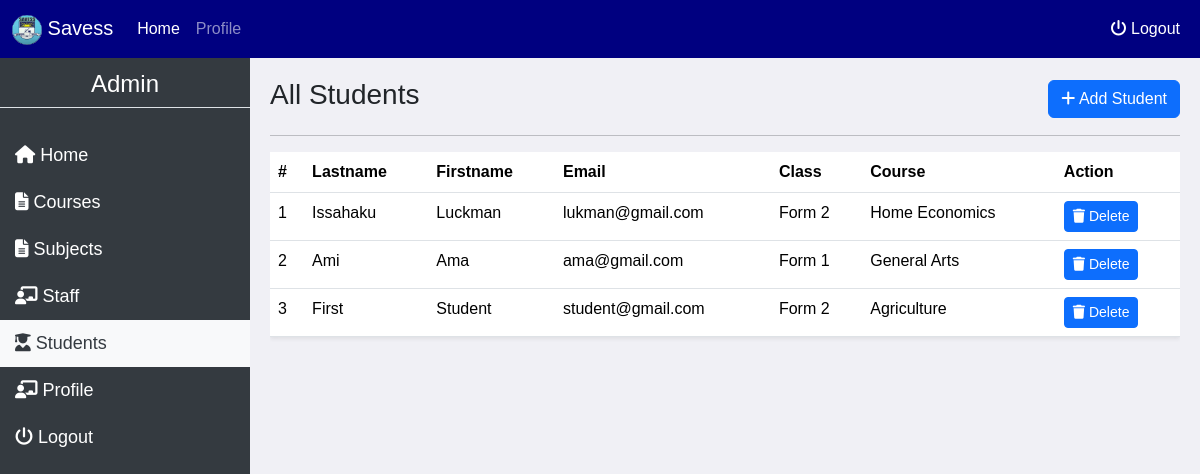
Page /tutor/index.php?page=students (signed in) on the committed database.
### tables this page shows
CREATE TABLE `students` (
  `sid` int(11) NOT NULL,
  `sfname` varchar(20) DEFAULT NULL,
  `slname` varchar(20) DEFAULT NULL,
  `semail` varchar(255) DEFAULT NULL,
  `cid` int(11) DEFAULT NULL,
  `form` int(11) DEFAULT NULL,
  `spassword` text DEFAULT NULL
);

CREATE TABLE `courses` (
  `cid` int(11) NOT NULL,
  `cname` varchar(100) DEFAULT NULL
);

### tutor/students.php (the view, shortened to what this page needs)
<div class="main-content">
	<div class="d-flex justify-content-between align-items-center mb-2">
		<h3>All Students</h3>
		<button class="btn btn-primary" data-bs-toggle="modal" data-bs-target="#addCourseMdl"><i class="fas fa-plus"></i> Add Student</button>
	</div> <hr>
	<div>
		<div class="table-responsive">
			<?php $sql = mysqli_query($con, "SELECT * FROM students LEFT jOIN courses on students.cid = courses.cid");
			if (mysqli_num_rows($sql) < 1) {
				echo "No Staff Found";
			} else { ?>
			<table class="table table-hover table-stripped shadow-sm">
				<thead>
					<tr>
						<th>#</th>
						<th>Lastname</th>
						<th>Firstname</th>
						<th>Email</th>
						<th>Class</th>
						<th>Course</th>
						<th>Action</th>
					</tr>
				</thead>
				<tbody>
			<?php $count = 1;
			while ($data = mysqli_fetch_assoc($sql)) { ?>
				<tr>
						<td><?= $count; ?></td>
						<td><?= ucfirst($data['slname']); ?></td>
						<td><?= ucfirst($data['sfname']); ?></td>
						<td><?= $data['semail']; ?></td>
						<td>Form <?= ucfirst($data['form']); ?></td>
						<td><?= $data['cname']; ?></td>
						<td>
							<button class="btn btn-primary btn-sm"><i class="fas fa-trash"></i> Delete</button>
						</td>
					</tr>
			<?php $count++; } ?>
					</tbody>
				</table>
			<?php } ?>
		</div>
	</div>
</div>

### css/style.css (style rules this page uses)
body { font-family: Arial, sans-serif; background-color: #f0f0f5; margin: 0; padding: 0; }
.main-content { margin-left: 250px; padding: 20px; }

### rows in the picture
students: slname "Issahaku", sfname "Luckman", semail "lukman@gmail.com", form "2", cid.cname "Home Economics"
students: slname "Ami", sfname "Ama", semail "ama@gmail.com", form "1", cid.cname "General Arts"
students: slname "First", sfname "Student", semail "student@gmail.com", form "2", cid.cname "Agriculture"

### other values in the picture
$role "Admin"
